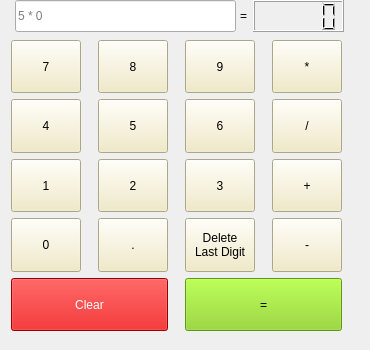
<?xml version="1.0" encoding="UTF-8"?>
<ui version="4.0">
 <class>Calculator</class>
 <widget class="QWidget" name="Calculator">
  <property name="geometry">
   <rect>
    <x>0</x>
    <y>0</y>
    <width>370</width>
    <height>350</height>
   </rect>
  </property>
  <property name="minimumSize">
   <size>
    <width>370</width>
    <height>350</height>
   </size>
  </property>
  <property name="maximumSize">
   <size>
    <width>370</width>
    <height>350</height>
   </size>
  </property>
  <property name="windowTitle">
   <string>Calculator</string>
  </property>
  <property name="locale">
   <locale language="German" country="Germany"/>
  </property>
  <widget class="QLCDNumber" name="result_field">
   <property name="geometry">
    <rect>
     <x>253</x>
     <y>0</y>
     <width>91</width>
     <height>32</height>
    </rect>
   </property>
   <property name="font">
    <font>
     <pointsize>10</pointsize>
    </font>
   </property>
   <property name="autoFillBackground">
    <bool>false</bool>
   </property>
   <property name="locale">
    <locale language="German" country="Germany"/>
   </property>
  </widget>
  <widget class="QLineEdit" name="input_field">
   <property name="geometry">
    <rect>
     <x>15</x>
     <y>0</y>
     <width>221</width>
     <height>32</height>
    </rect>
   </property>
   <property name="inputMask">
    <string/>
   </property>
   <property name="text">
    <string/>
   </property>
   <property name="placeholderText">
    <string>5 * 0</string>
   </property>
  </widget>
  <widget class="QLabel" name="equal_sign">
   <property name="geometry">
    <rect>
     <x>240</x>
     <y>0</y>
     <width>8</width>
     <height>32</height>
    </rect>
   </property>
   <property name="text">
    <string>=</string>
   </property>
  </widget>
  <widget class="QWidget" name="layoutWidget">
   <property name="geometry">
    <rect>
     <x>0</x>
     <y>40</y>
     <width>361</width>
     <height>291</height>
    </rect>
   </property>
   <layout class="QGridLayout" name="keys">
    <property name="rightMargin">
     <number>5</number>
    </property>
    <item row="2" column="1">
     <widget class="QPushButton" name="btn_2">
      <property name="maximumSize">
       <size>
        <width>70</width>
        <height>70</height>
       </size>
      </property>
      <property name="acceptDrops">
       <bool>false</bool>
      </property>
      <property name="autoFillBackground">
       <bool>false</bool>
      </property>
      <property name="styleSheet">
       <string notr="true">background-color: rgb(241, 233, 190);</string>
      </property>
      <property name="locale">
       <locale language="German" country="Germany"/>
      </property>
      <property name="text">
       <string>2</string>
      </property>
      <property name="autoDefault">
       <bool>false</bool>
      </property>
     </widget>
    </item>
    <item row="3" column="2">
     <widget class="QPushButton" name="btn_delete_last">
      <property name="maximumSize">
       <size>
        <width>70</width>
        <height>70</height>
       </size>
      </property>
      <property name="acceptDrops">
       <bool>false</bool>
      </property>
      <property name="autoFillBackground">
       <bool>false</bool>
      </property>
      <property name="styleSheet">
       <string notr="true">background-color: rgb(241, 233, 190);</string>
      </property>
      <property name="locale">
       <locale language="German" country="Germany"/>
      </property>
      <property name="text">
       <string>Delete
Last Digit</string>
      </property>
      <property name="autoDefault">
       <bool>false</bool>
      </property>
     </widget>
    </item>
    <item row="2" column="2">
     <widget class="QPushButton" name="btn_3">
      <property name="maximumSize">
       <size>
        <width>70</width>
        <height>70</height>
       </size>
      </property>
      <property name="acceptDrops">
       <bool>false</bool>
      </property>
      <property name="autoFillBackground">
       <bool>false</bool>
      </property>
      <property name="styleSheet">
       <string notr="true">background-color: rgb(241, 233, 190);</string>
      </property>
      <property name="locale">
       <locale language="German" country="Germany"/>
      </property>
      <property name="text">
       <string>3</string>
      </property>
      <property name="autoDefault">
       <bool>false</bool>
      </property>
     </widget>
    </item>
    <item row="3" column="3">
     <widget class="QPushButton" name="btn_sub">
      <property name="maximumSize">
       <size>
        <width>70</width>
        <height>70</height>
       </size>
      </property>
      <property name="acceptDrops">
       <bool>false</bool>
      </property>
      <property name="autoFillBackground">
       <bool>false</bool>
      </property>
      <property name="styleSheet">
       <string notr="true">background-color: rgb(241, 233, 190);</string>
      </property>
      <property name="locale">
       <locale language="German" country="Germany"/>
      </property>
      <property name="text">
       <string>-</string>
      </property>
      <property name="autoDefault">
       <bool>false</bool>
      </property>
     </widget>
    </item>
    <item row="0" column="3">
     <widget class="QPushButton" name="btn_mult">
      <property name="maximumSize">
       <size>
        <width>70</width>
        <height>70</height>
       </size>
      </property>
      <property name="acceptDrops">
       <bool>false</bool>
      </property>
      <property name="autoFillBackground">
       <bool>false</bool>
      </property>
      <property name="styleSheet">
       <string notr="true">background-color: rgb(241, 233, 190);</string>
      </property>
      <property name="locale">
       <locale language="German" country="Germany"/>
      </property>
      <property name="text">
       <string>*</string>
      </property>
      <property name="autoDefault">
       <bool>false</bool>
      </property>
     </widget>
    </item>
    <item row="0" column="1">
     <widget class="QPushButton" name="btn_8">
      <property name="maximumSize">
       <size>
        <width>70</width>
        <height>70</height>
       </size>
      </property>
      <property name="acceptDrops">
       <bool>false</bool>
      </property>
      <property name="autoFillBackground">
       <bool>false</bool>
      </property>
      <property name="styleSheet">
       <string notr="true">background-color: rgb(241, 233, 190);</string>
      </property>
      <property name="locale">
       <locale language="German" country="Germany"/>
      </property>
      <property name="text">
       <string>8</string>
      </property>
      <property name="autoDefault">
       <bool>false</bool>
      </property>
     </widget>
    </item>
    <item row="1" column="3">
     <widget class="QPushButton" name="btn_div">
      <property name="maximumSize">
       <size>
        <width>70</width>
        <height>70</height>
       </size>
      </property>
      <property name="acceptDrops">
       <bool>false</bool>
      </property>
      <property name="autoFillBackground">
       <bool>false</bool>
      </property>
      <property name="styleSheet">
       <string notr="true">background-color: rgb(241, 233, 190);</string>
      </property>
      <property name="locale">
       <locale language="German" country="Germany"/>
      </property>
      <property name="text">
       <string>/</string>
      </property>
      <property name="autoDefault">
       <bool>false</bool>
      </property>
     </widget>
    </item>
    <item row="1" column="2">
     <widget class="QPushButton" name="btn_6">
      <property name="maximumSize">
       <size>
        <width>70</width>
        <height>70</height>
       </size>
      </property>
      <property name="acceptDrops">
       <bool>false</bool>
      </property>
      <property name="autoFillBackground">
       <bool>false</bool>
      </property>
      <property name="styleSheet">
       <string notr="true">background-color: rgb(241, 233, 190);</string>
      </property>
      <property name="locale">
       <locale language="German" country="Germany"/>
      </property>
      <property name="text">
       <string>6</string>
      </property>
      <property name="autoDefault">
       <bool>false</bool>
      </property>
     </widget>
    </item>
    <item row="3" column="1">
     <widget class="QPushButton" name="btn_point">
      <property name="maximumSize">
       <size>
        <width>70</width>
        <height>70</height>
       </size>
      </property>
      <property name="acceptDrops">
       <bool>false</bool>
      </property>
      <property name="autoFillBackground">
       <bool>false</bool>
      </property>
      <property name="styleSheet">
       <string notr="true">background-color: rgb(241, 233, 190);</string>
      </property>
      <property name="locale">
       <locale language="German" country="Germany"/>
      </property>
      <property name="text">
       <string>.</string>
      </property>
      <property name="autoDefault">
       <bool>false</bool>
      </property>
     </widget>
    </item>
    <item row="1" column="0">
     <widget class="QPushButton" name="btn_4">
      <property name="maximumSize">
       <size>
        <width>70</width>
        <height>70</height>
       </size>
      </property>
      <property name="acceptDrops">
       <bool>false</bool>
      </property>
      <property name="autoFillBackground">
       <bool>false</bool>
      </property>
      <property name="styleSheet">
       <string notr="true">background-color: rgb(241, 233, 190);</string>
      </property>
      <property name="locale">
       <locale language="German" country="Germany"/>
      </property>
      <property name="text">
       <string>4</string>
      </property>
      <property name="autoDefault">
       <bool>false</bool>
      </property>
     </widget>
    </item>
    <item row="1" column="1">
     <widget class="QPushButton" name="btn_5">
      <property name="maximumSize">
       <size>
        <width>70</width>
        <height>70</height>
       </size>
      </property>
      <property name="acceptDrops">
       <bool>false</bool>
      </property>
      <property name="autoFillBackground">
       <bool>false</bool>
      </property>
      <property name="styleSheet">
       <string notr="true">background-color: rgb(241, 233, 190);</string>
      </property>
      <property name="locale">
       <locale language="German" country="Germany"/>
      </property>
      <property name="text">
       <string>5</string>
      </property>
      <property name="autoDefault">
       <bool>false</bool>
      </property>
     </widget>
    </item>
    <item row="0" column="0">
     <widget class="QPushButton" name="btn_7">
      <property name="maximumSize">
       <size>
        <width>70</width>
        <height>70</height>
       </size>
      </property>
      <property name="acceptDrops">
       <bool>false</bool>
      </property>
      <property name="autoFillBackground">
       <bool>false</bool>
      </property>
      <property name="styleSheet">
       <string notr="true">background-color: rgb(241, 233, 190);</string>
      </property>
      <property name="locale">
       <locale language="German" country="Germany"/>
      </property>
      <property name="text">
       <string>7</string>
      </property>
      <property name="autoDefault">
       <bool>false</bool>
      </property>
     </widget>
    </item>
    <item row="2" column="0">
     <widget class="QPushButton" name="btn_1">
      <property name="maximumSize">
       <size>
        <width>70</width>
        <height>70</height>
       </size>
      </property>
      <property name="acceptDrops">
       <bool>false</bool>
      </property>
      <property name="autoFillBackground">
       <bool>false</bool>
      </property>
      <property name="styleSheet">
       <string notr="true">background-color: rgb(241, 233, 190);</string>
      </property>
      <property name="locale">
       <locale language="German" country="Germany"/>
      </property>
      <property name="text">
       <string>1</string>
      </property>
      <property name="autoDefault">
       <bool>false</bool>
      </property>
     </widget>
    </item>
    <item row="3" column="0">
     <widget class="QPushButton" name="btn_0">
      <property name="maximumSize">
       <size>
        <width>70</width>
        <height>70</height>
       </size>
      </property>
      <property name="acceptDrops">
       <bool>false</bool>
      </property>
      <property name="autoFillBackground">
       <bool>false</bool>
      </property>
      <property name="styleSheet">
       <string notr="true">background-color: rgb(241, 233, 190);</string>
      </property>
      <property name="locale">
       <locale language="German" country="Germany"/>
      </property>
      <property name="text">
       <string>0</string>
      </property>
      <property name="autoDefault">
       <bool>false</bool>
      </property>
     </widget>
    </item>
    <item row="2" column="3">
     <widget class="QPushButton" name="btn_add">
      <property name="maximumSize">
       <size>
        <width>70</width>
        <height>70</height>
       </size>
      </property>
      <property name="acceptDrops">
       <bool>false</bool>
      </property>
      <property name="autoFillBackground">
       <bool>false</bool>
      </property>
      <property name="styleSheet">
       <string notr="true">background-color: rgb(241, 233, 190);</string>
      </property>
      <property name="locale">
       <locale language="German" country="Germany"/>
      </property>
      <property name="text">
       <string>+</string>
      </property>
      <property name="autoDefault">
       <bool>false</bool>
      </property>
     </widget>
    </item>
    <item row="0" column="2">
     <widget class="QPushButton" name="btn_9">
      <property name="maximumSize">
       <size>
        <width>70</width>
        <height>70</height>
       </size>
      </property>
      <property name="acceptDrops">
       <bool>false</bool>
      </property>
      <property name="autoFillBackground">
       <bool>false</bool>
      </property>
      <property name="styleSheet">
       <string notr="true">background-color: rgb(241, 233, 190);</string>
      </property>
      <property name="locale">
       <locale language="German" country="Germany"/>
      </property>
      <property name="text">
       <string>9</string>
      </property>
      <property name="autoDefault">
       <bool>false</bool>
      </property>
     </widget>
    </item>
    <item row="4" column="2" colspan="2">
     <widget class="QPushButton" name="btn_calculate">
      <property name="maximumSize">
       <size>
        <width>200</width>
        <height>200</height>
       </size>
      </property>
      <property name="acceptDrops">
       <bool>false</bool>
      </property>
      <property name="autoFillBackground">
       <bool>false</bool>
      </property>
      <property name="styleSheet">
       <string notr="true">background-color: rgb(135, 211, 22);</string>
      </property>
      <property name="locale">
       <locale language="German" country="Germany"/>
      </property>
      <property name="text">
       <string>=</string>
      </property>
      <property name="autoDefault">
       <bool>false</bool>
      </property>
     </widget>
    </item>
    <item row="4" column="0" colspan="2">
     <widget class="QPushButton" name="btn_clear">
      <property name="maximumSize">
       <size>
        <width>200</width>
        <height>200</height>
       </size>
      </property>
      <property name="acceptDrops">
       <bool>false</bool>
      </property>
      <property name="autoFillBackground">
       <bool>false</bool>
      </property>
      <property name="styleSheet">
       <string notr="true">background-color: rgb(211, 0, 0);
color: rgb(255, 255, 255);</string>
      </property>
      <property name="locale">
       <locale language="German" country="Germany"/>
      </property>
      <property name="text">
       <string>Clear</string>
      </property>
      <property name="autoDefault">
       <bool>false</bool>
      </property>
     </widget>
    </item>
   </layout>
  </widget>
 </widget>
 <resources/>
 <connections/>
</ui>
